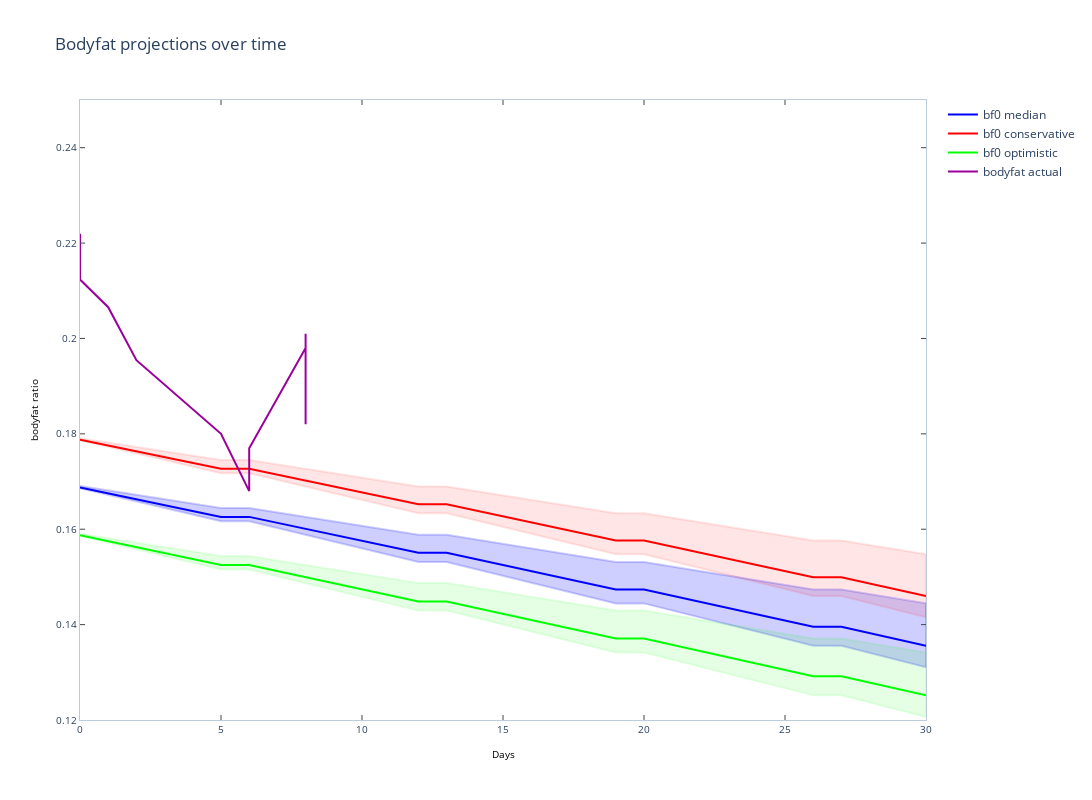

Here is the notebook cell this chart was saved with:
### Code cell
bfw_sing = parse_fitbit_weight(weight, single_meas_per_day=True)
bfw_all = parse_fitbit_weight(weight, single_meas_per_day=False)

fitbit_out = bfw_all
days = fitbit_out.days.to_list()
bdw = fitbit_out.weight.to_list()
bf = (.01 * fitbit_out.bodyfat_percent).to_list()
bf0 = bf[0]
bdw0 = bdw[0]
mult = bf0 / bdw0
bdw_scaled = (mult * fitbit_out.weight).to_list()
colors = ['rgb(0,0,0,1)', 'rgb(155,0,155,1)']
for y, color in zip([bdw, bf], colors):
    fig1 = deepcopy(fig).add_trace(
            go.Scatter(
                x = days, # x, then x reversed
                y = y, # upper, then lower reversed
                mode='lines',
                line=dict(color=color),
                hoverinfo="skip",
                name='bodyfat actual',
                showlegend=True,
        )
    )
# fig.update_yaxes(title_text="<b>secondary</b> yaxis title", secondary_y=True)
# fig1 = fig1.add_trace(
#             go.Scatter(
#                 x = days, # x, then x reversed
#                 y = bdw_scaled, # upper, then lower reversed
#                 mode='lines',
#                 line=dict(color=colors[0]),
#                 hoverinfo="skip",
#                 showlegend=False
#         ),
#         secondary_y=True,
#     )
fig1.show()

### Figure 1 — Plotly figure (JSON) as saved in the notebook; plotly's stock layout.template omitted (floating-point values rounded to 4 significant figures)
{"data": [{"line": {"color": "rgba(0,0,255,1)"}, "mode": "lines", "name": "bf0 median", "type": "scatter", "x": [0, 1, 2, 3, 4, 5, 6, 7, 8, 9, 10, 11, 12, 13, 14, 15, 16, 17, 18, 19, 20, 21, 22, 23, 24, 25, 26, 27, 28, 29, 30], "xaxis": "x", "y": [0.1688, 0.1675, 0.1663, 0.1651, 0.1638, 0.1626, 0.1626, 0.1613, 0.1601, 0.1588, 0.1576, 0.1563, 0.155, 0.155, 0.1538, 0.1525, 0.1512, 0.1499, 0.1487, 0.1474, 0.1474, 0.1461, 0.1448, 0.1435, 0.1422, 0.1409, 0.1395, 0.1395, 0.1382, 0.1369, 0.1356], "yaxis": "y"}, {"line": {"color": "rgba(255,0,0,1)"}, "mode": "lines", "name": "bf0 conservative", "type": "scatter", "x": [0, 1, 2, 3, 4, 5, 6, 7, 8, 9, 10, 11, 12, 13, 14, 15, 16, 17, 18, 19, 20, 21, 22, 23, 24, 25, 26, 27, 28, 29, 30], "xaxis": "x", "y": [0.1788, 0.1776, 0.1764, 0.1751, 0.1739, 0.1727, 0.1727, 0.1714, 0.1702, 0.169, 0.1677, 0.1665, 0.1652, 0.1652, 0.164, 0.1627, 0.1615, 0.1602, 0.1589, 0.1576, 0.1576, 0.1564, 0.1551, 0.1538, 0.1525, 0.1512, 0.1499, 0.1499, 0.1486, 0.1473, 0.146], "yaxis": "y"}, {"line": {"color": "rgba(0,255,0,1)"}, "mode": "lines", "name": "bf0 optimistic", "type": "scatter", "x": [0, 1, 2, 3, 4, 5, 6, 7, 8, 9, 10, 11, 12, 13, 14, 15, 16, 17, 18, 19, 20, 21, 22, 23, 24, 25, 26, 27, 28, 29, 30], "xaxis": "x", "y": [0.1588, 0.1575, 0.1563, 0.155, 0.1538, 0.1525, 0.1525, 0.1512, 0.15, 0.1487, 0.1474, 0.1461, 0.1449, 0.1449, 0.1436, 0.1423, 0.141, 0.1397, 0.1384, 0.1371, 0.1371, 0.1358, 0.1345, 0.1332, 0.1318, 0.1305, 0.1292, 0.1292, 0.1278, 0.1265, 0.1252], "yaxis": "y"}, {"fill": "toself", "fillcolor": "rgba(0,0,255,.1)", "hoverinfo": "skip", "line": {"color": "rgba(0,0,255,.1)"}, "showlegend": false, "type": "scatter", "x": [0, 1, 2, 3, 4, 5, 6, 7, 8, 9, 10, 11, 12, 13, 14, 15, 16, 17, 18, 19, 20, 21, 22, 23, 24, 25, 26, 27, 28, 29, 30, 30, 29, 28, 27, 26, 25, 24, 23, 22, 21, 20, 19, 18, 17, 16, 15, 14, 13, 12, 11, 10, 9, 8, 7, 6, 5, 4, 3, 2, 1, 0], "xaxis": "x", "y": [0.1686, 0.1672, 0.1658, 0.1645, 0.1631, 0.1617, 0.1617, 0.1602, 0.1588, 0.1574, 0.156, 0.1546, 0.1531, 0.1531, 0.1517, 0.1503, 0.1488, 0.1474, 0.1459, 0.1445, 0.1445, 0.143, 0.1415, 0.14, 0.1386, 0.1371, 0.1356, 0.1356, 0.1341, 0.1326, 0.1311, 0.1445, 0.1454, 0.1464, 0.1474, 0.1474, 0.1483, 0.1493, 0.1503, 0.1512, 0.1522, 0.1531, 0.1531, 0.1541, 0.155, 0.156, 0.1569, 0.1579, 0.1588, 0.1588, 0.1598, 0.1607, 0.1617, 0.1626, 0.1635, 0.1645, 0.1645, 0.1654, 0.1663, 0.1672, 0.1682, 0.1691], "yaxis": "y"}, {"fill": "toself", "fillcolor": "rgba(0,0,255,.1)", "hoverinfo": "skip", "line": {"color": "rgba(0,0,255,.1)"}, "showlegend": false, "type": "scatter", "x": [0, 1, 2, 3, 4, 5, 6, 7, 8, 9, 10, 11, 12, 13, 14, 15, 16, 17, 18, 19, 20, 21, 22, 23, 24, 25, 26, 27, 28, 29, 30, 30, 29, 28, 27, 26, 25, 24, 23, 22, 21, 20, 19, 18, 17, 16, 15, 14, 13, 12, 11, 10, 9, 8, 7, 6, 5, 4, 3, 2, 1, 0], "xaxis": "x", "y": [0.1686, 0.1672, 0.1658, 0.1645, 0.1631, 0.1617, 0.1617, 0.1602, 0.1588, 0.1574, 0.156, 0.1546, 0.1531, 0.1531, 0.1517, 0.1503, 0.1488, 0.1474, 0.1459, 0.1445, 0.1445, 0.143, 0.1415, 0.14, 0.1386, 0.1371, 0.1356, 0.1356, 0.1341, 0.1326, 0.1311, 0.1445, 0.1454, 0.1464, 0.1474, 0.1474, 0.1483, 0.1493, 0.1503, 0.1512, 0.1522, 0.1531, 0.1531, 0.1541, 0.155, 0.156, 0.1569, 0.1579, 0.1588, 0.1588, 0.1598, 0.1607, 0.1617, 0.1626, 0.1635, 0.1645, 0.1645, 0.1654, 0.1663, 0.1672, 0.1682, 0.1691], "yaxis": "y"}, {"fill": "toself", "fillcolor": "rgba(255,0,0,.1)", "hoverinfo": "skip", "line": {"color": "rgba(255,0,0,.1)"}, "showlegend": false, "type": "scatter", "x": [0, 1, 2, 3, 4, 5, 6, 7, 8, 9, 10, 11, 12, 13, 14, 15, 16, 17, 18, 19, 20, 21, 22, 23, 24, 25, 26, 27, 28, 29, 30, 30, 29, 28, 27, 26, 25, 24, 23, 22, 21, 20, 19, 18, 17, 16, 15, 14, 13, 12, 11, 10, 9, 8, 7, 6, 5, 4, 3, 2, 1, 0], "xaxis": "x", "y": [0.1786, 0.1773, 0.1759, 0.1745, 0.1731, 0.1718, 0.1718, 0.1704, 0.169, 0.1676, 0.1662, 0.1648, 0.1633, 0.1633, 0.1619, 0.1605, 0.1591, 0.1576, 0.1562, 0.1548, 0.1548, 0.1533, 0.1519, 0.1504, 0.1489, 0.1475, 0.146, 0.146, 0.1445, 0.143, 0.1415, 0.1548, 0.1557, 0.1567, 0.1576, 0.1576, 0.1586, 0.1596, 0.1605, 0.1615, 0.1624, 0.1633, 0.1633, 0.1643, 0.1652, 0.1662, 0.1671, 0.168, 0.169, 0.169, 0.1699, 0.1708, 0.1718, 0.1727, 0.1736, 0.1745, 0.1745, 0.1754, 0.1764, 0.1773, 0.1782, 0.1791], "yaxis": "y"}, {"fill": "toself", "fillcolor": "rgba(0,255,0,.1)", "hoverinfo": "skip", "line": {"color": "rgba(0,255,0,.1)"}, "showlegend": false, "type": "scatter", "x": [0, 1, 2, 3, 4, 5, 6, 7, 8, 9, 10, 11, 12, 13, 14, 15, 16, 17, 18, 19, 20, 21, 22, 23, 24, 25, 26, 27, 28, 29, 30, 30, 29, 28, 27, 26, 25, 24, 23, 22, 21, 20, 19, 18, 17, 16, 15, 14, 13, 12, 11, 10, 9, 8, 7, 6, 5, 4, 3, 2, 1, 0], "xaxis": "x", "y": [0.1586, 0.1572, 0.1558, 0.1544, 0.153, 0.1516, 0.1516, 0.1501, 0.1487, 0.1473, 0.1458, 0.1444, 0.1429, 0.1429, 0.1415, 0.14, 0.1386, 0.1371, 0.1356, 0.1341, 0.1341, 0.1327, 0.1312, 0.1297, 0.1282, 0.1267, 0.1252, 0.1252, 0.1237, 0.1221, 0.1206, 0.1341, 0.1351, 0.1361, 0.1371, 0.1371, 0.1381, 0.1391, 0.14, 0.141, 0.142, 0.1429, 0.1429, 0.1439, 0.1449, 0.1458, 0.1468, 0.1477, 0.1487, 0.1487, 0.1497, 0.1506, 0.1516, 0.1525, 0.1534, 0.1544, 0.1544, 0.1553, 0.1563, 0.1572, 0.1581, 0.1591], "yaxis": "y"}, {"hoverinfo": "skip", "line": {"color": "rgb(155,0,155,1)"}, "mode": "lines", "name": "bodyfat actual", "showlegend": true, "type": "scatter", "x": [0, 0, 1, 2, 5, 6, 6, 6, 8, 8, 8, 8], "y": [0.222, 0.2124, 0.2066, 0.1954, 0.18, 0.168, 0.174, 0.177, 0.198, 0.201, 0.182, 0.183]}], "layout": {"height": 800, "legend": {"itemclick": "toggleothers", "itemdoubleclick": "toggle"}, "plot_bgcolor": "#FFFFFF", "title": {"text": "Bodyfat projections over time"}, "width": 1200, "xaxis": {"linecolor": "#BCCCDC", "mirror": "ticks", "nticks": 8, "showgrid": true, "showline": true, "side": "bottom", "tickfont": {"size": 10}, "ticks": "inside", "title": {"font": {"color": "#000000", "size": 10}, "text": "Days"}, "type": "linear", "zeroline": false}, "yaxis": {"anchor": "x", "linecolor": "#BCCCDC", "mirror": "ticks", "nticks": 10, "range": [0.12, 0.25], "showgrid": true, "showline": true, "side": "left", "tickfont": {"size": 10}, "ticks": "inside", "title": {"font": {"color": "#000000", "size": 10}, "text": "bodyfat ratio"}, "type": "linear", "zeroline": false}}}
